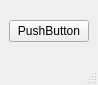
<?xml version="1.0" encoding="UTF-8"?>
<ui version="4.0">
 <class>MainWindow</class>
 <widget class="QMainWindow" name="MainWindow">
  <property name="geometry">
   <rect>
    <x>0</x>
    <y>0</y>
    <width>98</width>
    <height>85</height>
   </rect>
  </property>
  <property name="windowTitle">
   <string>MainWindow</string>
  </property>
  <widget class="QWidget" name="centralwidget">
   <layout class="QVBoxLayout" name="verticalLayout">
    <item>
     <widget class="QPushButton" name="pushButton">
      <property name="text">
       <string>PushButton</string>
      </property>
     </widget>
    </item>
   </layout>
  </widget>
  <widget class="QMenuBar" name="menubar">
   <property name="geometry">
    <rect>
     <x>0</x>
     <y>0</y>
     <width>98</width>
     <height>21</height>
    </rect>
   </property>
  </widget>
  <widget class="QStatusBar" name="statusbar"/>
 </widget>
 <resources/>
 <connections/>
</ui>
